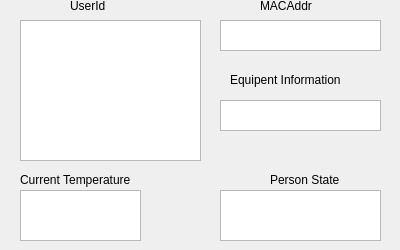
<?xml version="1.0" encoding="UTF-8"?>
<ui version="4.0">
 <class>ShowInfoUI</class>
 <widget class="QDialog" name="ShowInfoUI">
  <property name="geometry">
   <rect>
    <x>0</x>
    <y>0</y>
    <width>400</width>
    <height>250</height>
   </rect>
  </property>
  <property name="windowTitle">
   <string>Dialog</string>
  </property>
  <widget class="QLabel" name="label_userid">
   <property name="geometry">
    <rect>
     <x>70</x>
     <y>0</y>
     <width>54</width>
     <height>12</height>
    </rect>
   </property>
   <property name="text">
    <string>UserId</string>
   </property>
  </widget>
  <widget class="QLabel" name="label_mac">
   <property name="geometry">
    <rect>
     <x>260</x>
     <y>0</y>
     <width>54</width>
     <height>12</height>
    </rect>
   </property>
   <property name="text">
    <string>MACAddr</string>
   </property>
  </widget>
  <widget class="QTextBrowser" name="textBrowser_userid">
   <property name="geometry">
    <rect>
     <x>20</x>
     <y>20</y>
     <width>181</width>
     <height>141</height>
    </rect>
   </property>
  </widget>
  <widget class="QTextBrowser" name="textBrowser_macaddr">
   <property name="geometry">
    <rect>
     <x>220</x>
     <y>20</y>
     <width>161</width>
     <height>31</height>
    </rect>
   </property>
  </widget>
  <widget class="QLabel" name="label_equip_info">
   <property name="geometry">
    <rect>
     <x>230</x>
     <y>70</y>
     <width>131</width>
     <height>20</height>
    </rect>
   </property>
   <property name="text">
    <string>Equipent Information</string>
   </property>
  </widget>
  <widget class="QTextBrowser" name="textBrowser_equip_info">
   <property name="geometry">
    <rect>
     <x>220</x>
     <y>100</y>
     <width>161</width>
     <height>31</height>
    </rect>
   </property>
  </widget>
  <widget class="QLabel" name="label_temperature">
   <property name="geometry">
    <rect>
     <x>20</x>
     <y>170</y>
     <width>121</width>
     <height>20</height>
    </rect>
   </property>
   <property name="text">
    <string>Current Temperature</string>
   </property>
  </widget>
  <widget class="QTextBrowser" name="textBrowser_curr_tem">
   <property name="geometry">
    <rect>
     <x>20</x>
     <y>190</y>
     <width>121</width>
     <height>51</height>
    </rect>
   </property>
  </widget>
  <widget class="QLabel" name="label">
   <property name="geometry">
    <rect>
     <x>270</x>
     <y>170</y>
     <width>71</width>
     <height>20</height>
    </rect>
   </property>
   <property name="text">
    <string>Person State</string>
   </property>
  </widget>
  <widget class="QTextBrowser" name="textBrowser_person_state">
   <property name="geometry">
    <rect>
     <x>220</x>
     <y>190</y>
     <width>161</width>
     <height>51</height>
    </rect>
   </property>
  </widget>
 </widget>
 <resources/>
 <connections/>
</ui>
